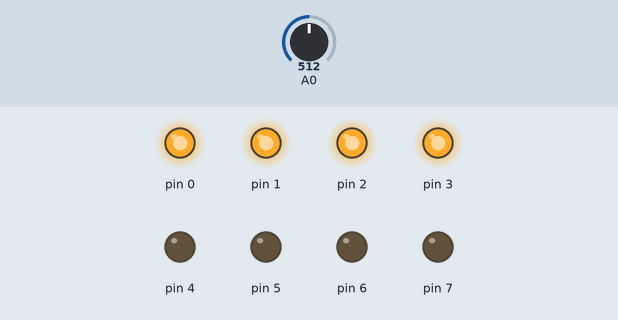
The sketch below on a simulated Arduino Uno, built with avr-gcc and run on an emulated ATmega328P. Parts: output pins drawn as LEDs (lit = HIGH). The test bench sets the inputs (shaded band); at power-on: A0 = 512.

Above: at 1.2 s.
1.3 s: A0 set to 401
2.8 s: A0 set to 373
At 3.7 s:
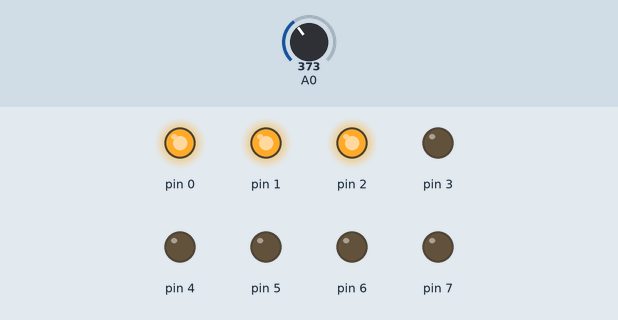
4.3 s: A0 set to 266
5.8 s: A0 set to 248
At 7.0 s:
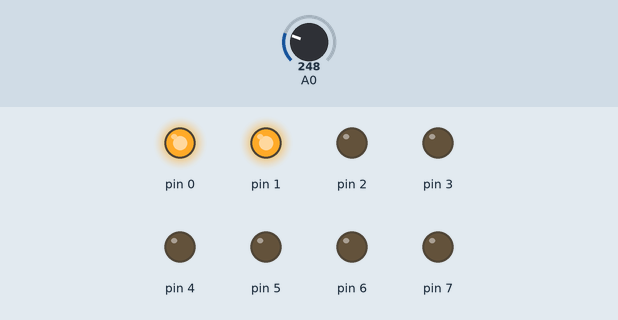
7.3 s: A0 set to 138
8.8 s: A0 set to 120
At 9.2 s:
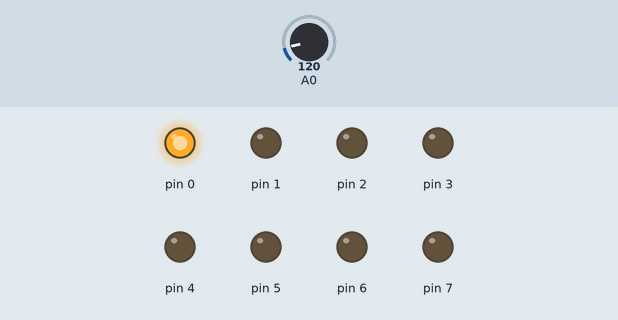
Timing chart, 0 to 11.3 s (numbered marks = the images above; inputs shaded):
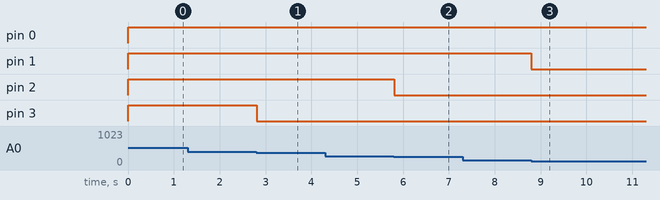

The sketch:

program.ino
```cpp
// Author: Batuto
// Github: github.com/Batuto
// This program read an input from the analog pin A0 and writes
// it in a rising manner in the PORTD (pins from 0 to 7) of an arduino Uno or Nano (May work with similar hardware, maybe need modifications)

int i, value;


void setup(){
  for(i = 0; i < 8; i++)
    pinMode(i, OUTPUT);
  pinMode(14, INPUT);
  PORTD = 0;
}

void loop(){
  if(analogRead(14) <= 128)
    PORTD = B1;
  if(analogRead(14) > 128 && analogRead(14) <= 256)
    PORTD = B11;
  if(analogRead(14) > 256 && analogRead(14) <= 384)
    PORTD = B111;
  if(analogRead(14) > 384 && analogRead(14) <= 512)
    PORTD = B1111;
  if(analogRead(14) > 512 && analogRead(14) <= 640)
    PORTD = B11111;
  if(analogRead(14) > 640 && analogRead(14) <= 768)
    PORTD = B111111;
  if(analogRead(14) > 768 && analogRead(14) <= 896)
    PORTD = B1111111;
  if(analogRead(14) > 896 && analogRead(14) <= 1024)
    PORTD = B11111111;
 delay(10);
}
```

Measured:
- the behaviour switches between 385 and 384 on A0 (found by bisection; images 0 and 1)
- the behaviour switches between 257 and 256 on A0 (found by bisection; images 1 and 2)
- the behaviour switches between 129 and 128 on A0 (found by bisection; images 2 and 3)
- after the input at 1.3 s, every drawn part: stays the same
- after the input at 2.8 s, pin 3: HIGH → LOW at once
- after the input at 4.3 s, every drawn part: stays the same
- after the input at 5.8 s, pin 2: HIGH → LOW at once
- after the input at 7.3 s, every drawn part: stays the same
- after the input at 8.8 s, pin 1: HIGH → LOW at once
